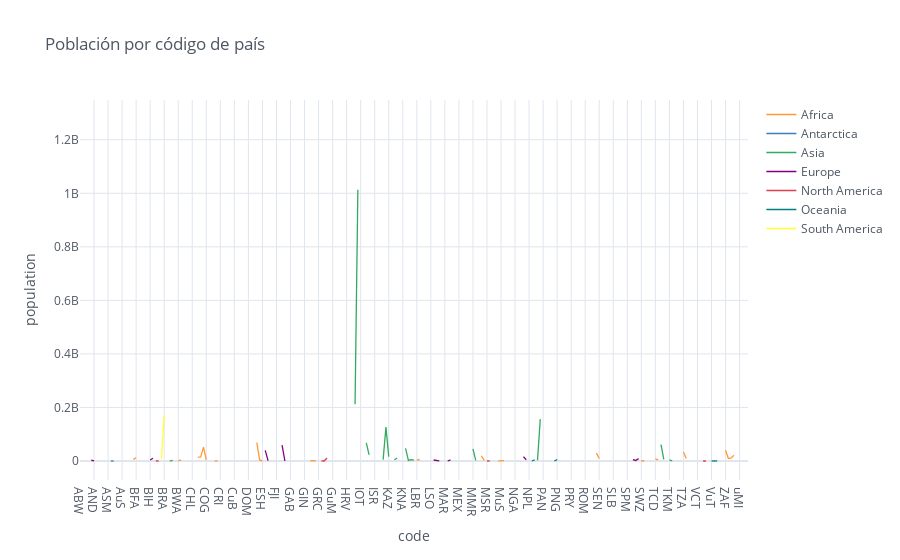

This figure's notebook cell:
### Code cell
#Lineplot o grafico lineal
Data1.iplot(kind='line', xTitle='code', yTitle='population', title='Población por código de país')

### Figure 1 — Plotly figure (JSON) as saved in the notebook; plotly's stock layout.template omitted (floating-point values rounded to 4 significant figures; data arrays with more than 128 entries replaced by an {"elided": "..."} marker saying what was removed)
{"data": [{"line": {"color": "rgba(255, 153, 51, 1.0)", "dash": "solid", "shape": "linear", "width": 1.3}, "mode": "lines", "name": "Africa", "text": "", "type": "scatter", "x": {"elided": "239 str values"}, "y": {"elided": "239 mixed values"}}, {"line": {"color": "rgba(55, 128, 191, 1.0)", "dash": "solid", "shape": "linear", "width": 1.3}, "mode": "lines", "name": "Antarctica", "text": "", "type": "scatter", "x": {"elided": "239 str values"}, "y": {"elided": "239 mixed values"}}, {"line": {"color": "rgba(50, 171, 96, 1.0)", "dash": "solid", "shape": "linear", "width": 1.3}, "mode": "lines", "name": "Asia", "text": "", "type": "scatter", "x": {"elided": "239 str values"}, "y": {"elided": "239 mixed values"}}, {"line": {"color": "rgba(128, 0, 128, 1.0)", "dash": "solid", "shape": "linear", "width": 1.3}, "mode": "lines", "name": "Europe", "text": "", "type": "scatter", "x": {"elided": "239 str values"}, "y": {"elided": "239 mixed values"}}, {"line": {"color": "rgba(219, 64, 82, 1.0)", "dash": "solid", "shape": "linear", "width": 1.3}, "mode": "lines", "name": "North America", "text": "", "type": "scatter", "x": {"elided": "239 str values"}, "y": {"elided": "239 mixed values"}}, {"line": {"color": "rgba(0, 128, 128, 1.0)", "dash": "solid", "shape": "linear", "width": 1.3}, "mode": "lines", "name": "Oceania", "text": "", "type": "scatter", "x": {"elided": "239 str values"}, "y": {"elided": "239 mixed values"}}, {"line": {"color": "rgba(255, 255, 51, 1.0)", "dash": "solid", "shape": "linear", "width": 1.3}, "mode": "lines", "name": "South America", "text": "", "type": "scatter", "x": {"elided": "239 str values"}, "y": {"elided": "239 mixed values"}}], "layout": {"legend": {"bgcolor": "#FFFFFF", "font": {"color": "#4D5663"}}, "paper_bgcolor": "#FFFFFF", "plot_bgcolor": "#FFFFFF", "title": {"font": {"color": "#4D5663"}, "text": "Población por código de país"}, "xaxis": {"gridcolor": "#E1E5ED", "showgrid": true, "tickfont": {"color": "#4D5663"}, "title": {"font": {"color": "#4D5663"}, "text": "code"}, "zerolinecolor": "#E1E5ED"}, "yaxis": {"gridcolor": "#E1E5ED", "showgrid": true, "tickfont": {"color": "#4D5663"}, "title": {"font": {"color": "#4D5663"}, "text": "population"}, "zerolinecolor": "#E1E5ED"}}}
